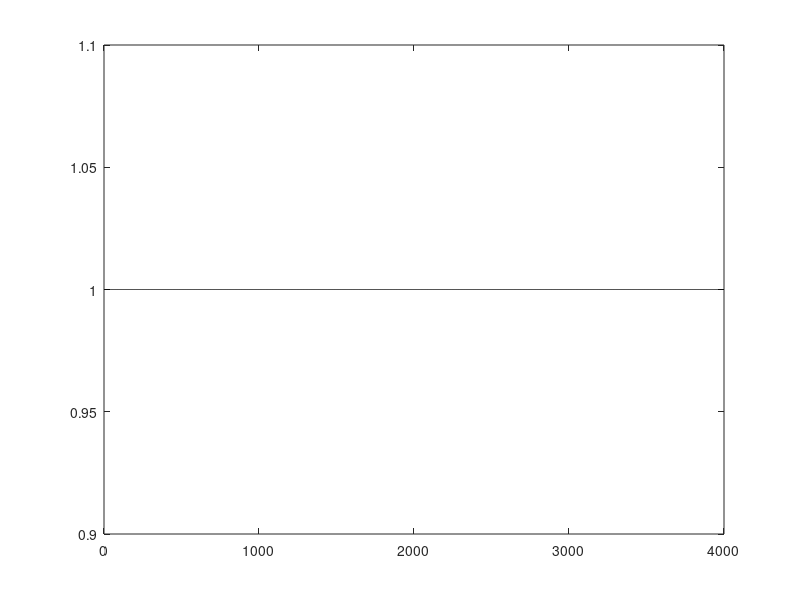

The MATLAB source for this figure: (Note: this script raises an error after producing the figure.)
% test szerokości okien
close all
sv = 0.25;

s = ones(1, 4000);
n = sv*randn(size(s));
y = s + n;

ss = var(y(500:end-500));
disp(sprintf(' ------ std(v) = %2.2f', ss))
hold off
plot(s, 'k'), hold on

for l=10:10:60
    ye1 = kalsmooth(y, 1, sigmaw(l, sv), sv);
    x1 = var(ye1(500:end-500));
    ye2 = kalsmooth(y, 2, sigmaw2(l, sv), sv);
    x2 = var(ye2(500:end-500));
    ye3 = kalsmooth(y, 3, sigmaw3(l, sv), sv);
    x3 = var(ye3(500:end-500));
    disp(sprintf('%2.4f \t %2.4f \t %2.4f', (ss/x1), (ss/x2), (ss/x3)))
end

plot(ye1, 'g');
plot(ye2, 'b');
plot(ye3, 'r');